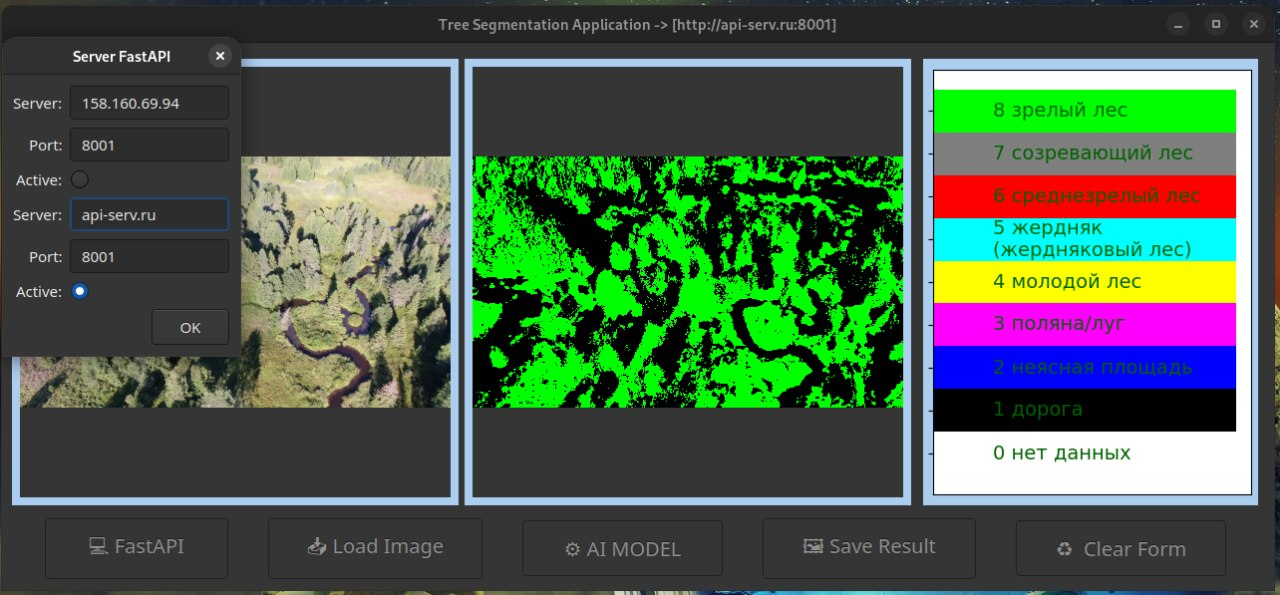
#> input picture treesegm.jpg, 1280 x 595 px
$ python -i 0-app.py   (imports and definitions only)
#> lines starting #> are read from the running program, lines starting #| are printed output that depends on the picture; after the words box and inside, x2 and y2 are one past the last pixel; in counts of white or black regions, pixels touching at a corner belong together
from fastapi import FastAPI, File, UploadFile
from fastapi.responses import FileResponse
from fastapi.middleware.cors import CORSMiddleware
from io import BytesIO
from PIL import Image
import numpy as np
import cv2
import tempfile

# [10 lines not run here, left out]

# Функция для обработки изображения
def pilot_model(input_image):
    # Преобразуем изображение в массив numpy
    image_array = np.array(input_image)
    # Преобразуем массив в изображение OpenCV
    image = cv2.cvtColor(image_array, cv2.COLOR_RGB2BGR)
#> image is the input picture: shape (595, 1280, 3); mean B, G, R 75.2, 93.1, 74
    hsv = cv2.cvtColor(image, cv2.COLOR_BGR2HSV)
#> hsv: shape (595, 1280, 3); mean H, S, V 43.9, 77.3, 107.7
    dark_green_lower = (25, 52, 72)
    dark_green_upper = (102, 255, 255)
    light_green_lower = (35, 50, 50)
    light_green_upper = (85, 255, 255)
    dark_green_mask = cv2.inRange(hsv, dark_green_lower, dark_green_upper)
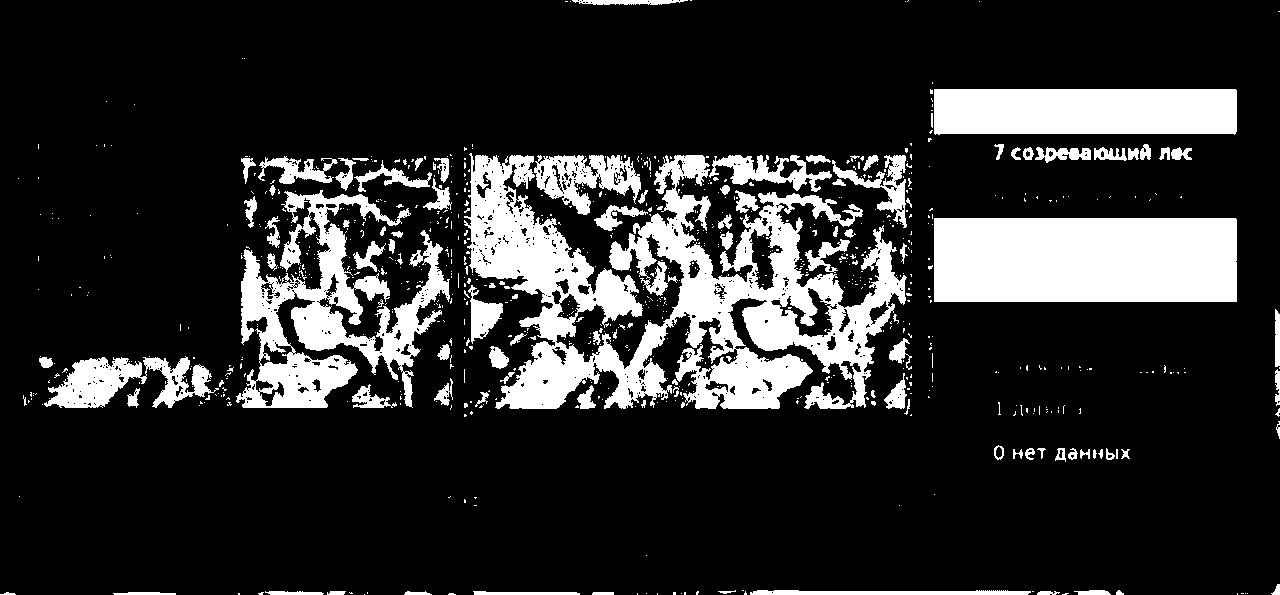
#> dark_green_mask: shape (595, 1280); 17.7% white; 836 white regions (726 under 20 px), largest, box (x1, y1, x2, y2) and area: (464, 153, 907, 409) 48197, (934, 218, 1237, 302) 25450, (236, 190, 450, 408) 18158
    light_green_mask = cv2.inRange(hsv, light_green_lower, light_green_upper)
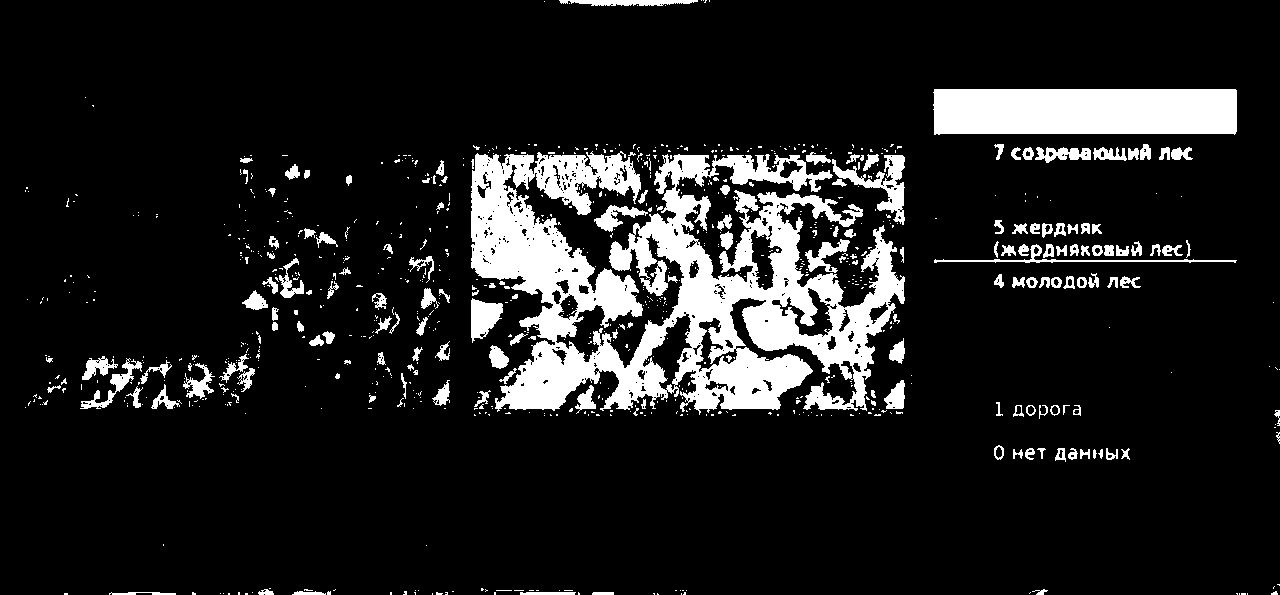
#> light_green_mask: shape (595, 1280); 12.2% white; 866 white regions (699 under 20 px), largest, box (x1, y1, x2, y2) and area: (471, 151, 905, 415) 56618, (933, 89, 1237, 135) 13641, (832, 155, 905, 225) 1552
    mask = cv2.bitwise_or(dark_green_mask, light_green_mask)
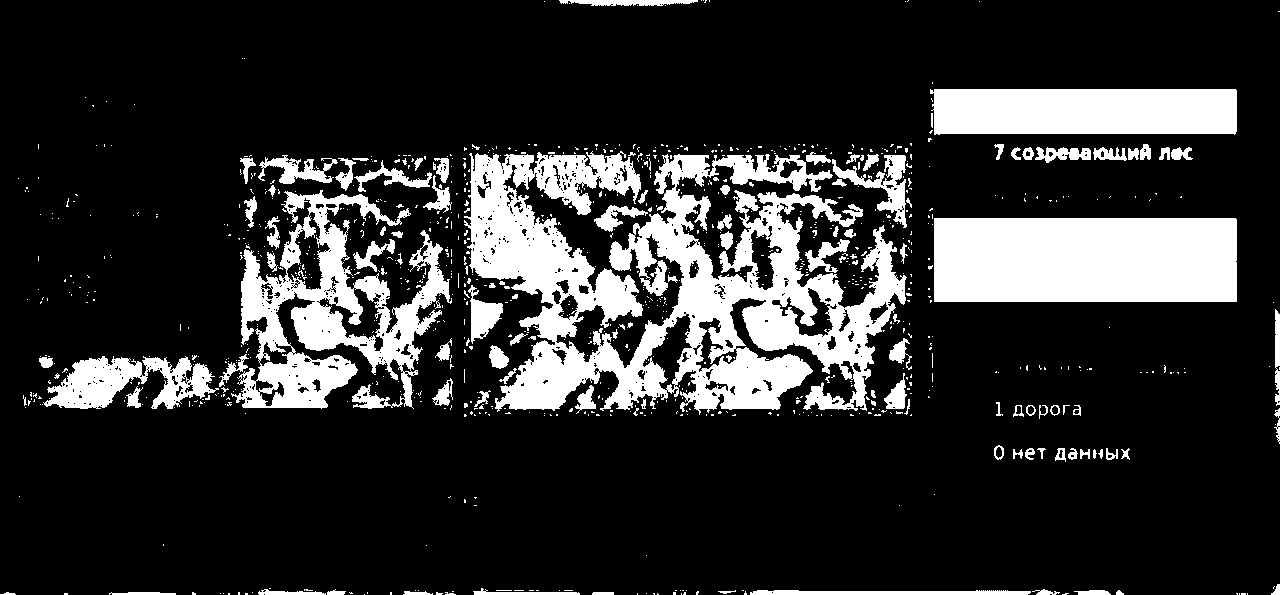
#> mask: shape (595, 1280); 18.6% white; 958 white regions (845 under 20 px), largest, box (x1, y1, x2, y2) and area: (464, 151, 907, 415) 56809, (934, 218, 1237, 302) 25450, (231, 190, 452, 409) 19575
    result = cv2.bitwise_and(image, image, mask=mask)
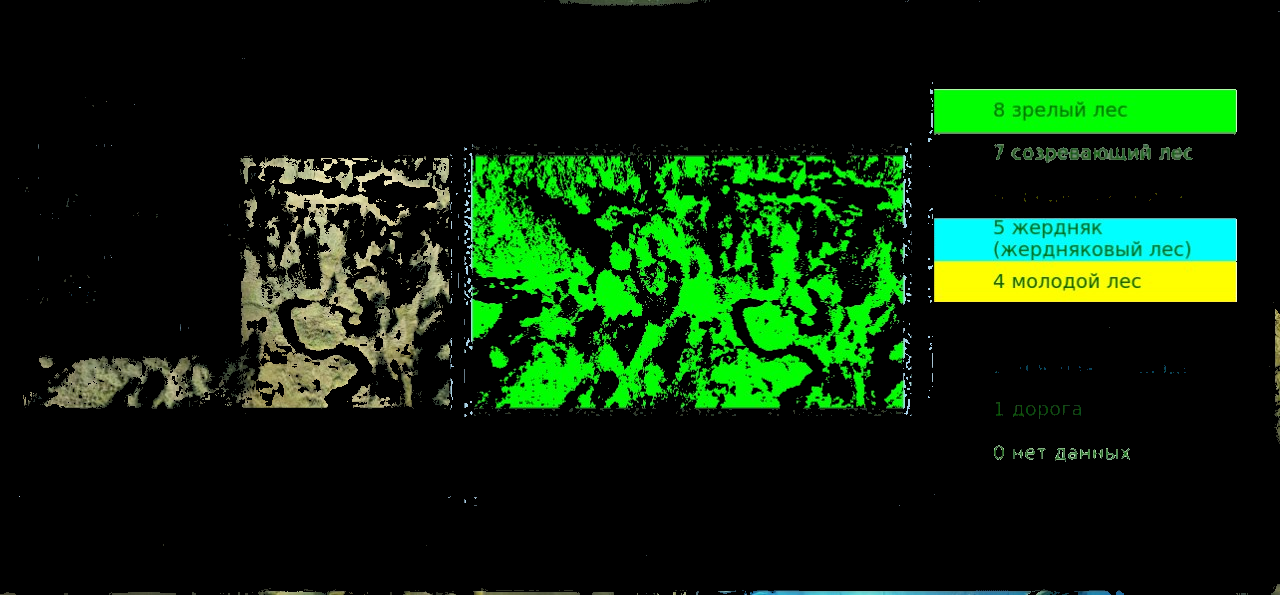
#> result: shape (595, 1280, 3); mean B, G, R 10.9, 36.9, 12.3
    _, thresholded = cv2.threshold(mask, 1, 255, cv2.THRESH_BINARY)
    result[thresholded == 255] = (0, 255, 0)
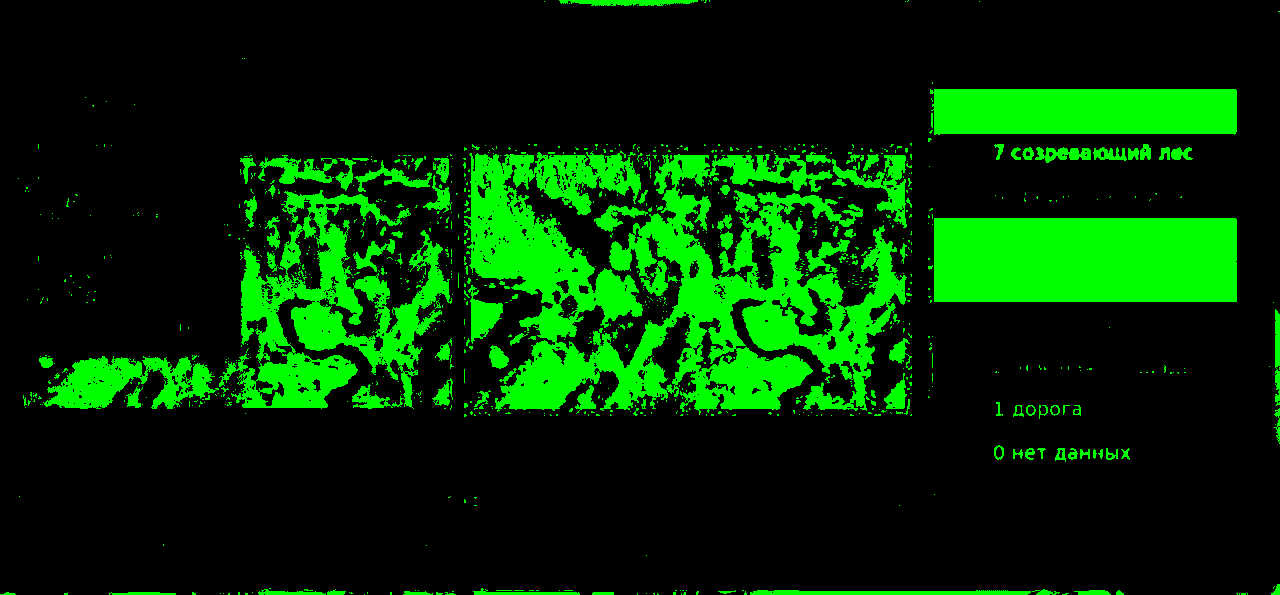
#> result: shape (595, 1280, 3); 17.87% of pixels changed, all inside (x1, y1, x2, y2) = (0, 0, 1280, 595)
    result[thresholded == 0] = (0, 0, 0)
    # Преобразуем изображение OpenCV в массив numpy
    result_array = cv2.cvtColor(result, cv2.COLOR_BGR2RGB)
    return result_array

# Обработка изображения
# [15 lines not run here, left out]

>>> import cv2
>>> picture = cv2.cvtColor(cv2.imread('../treesegm.jpg'), cv2.COLOR_BGR2RGB)
>>> result = pilot_model(picture)
